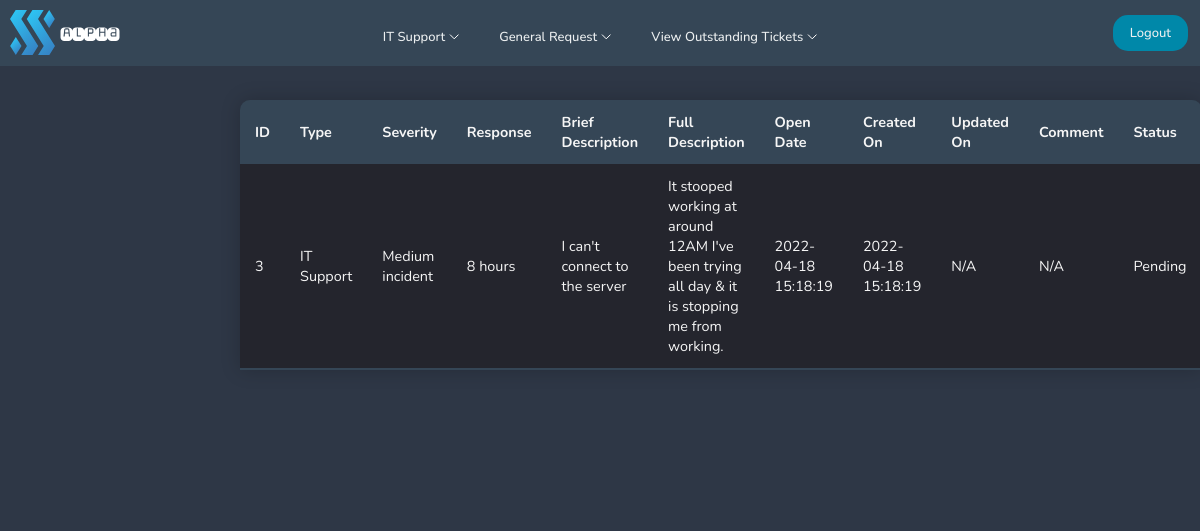
The page /pages/user-select-it-ticket.php?id=1 on the database as committed earlier.
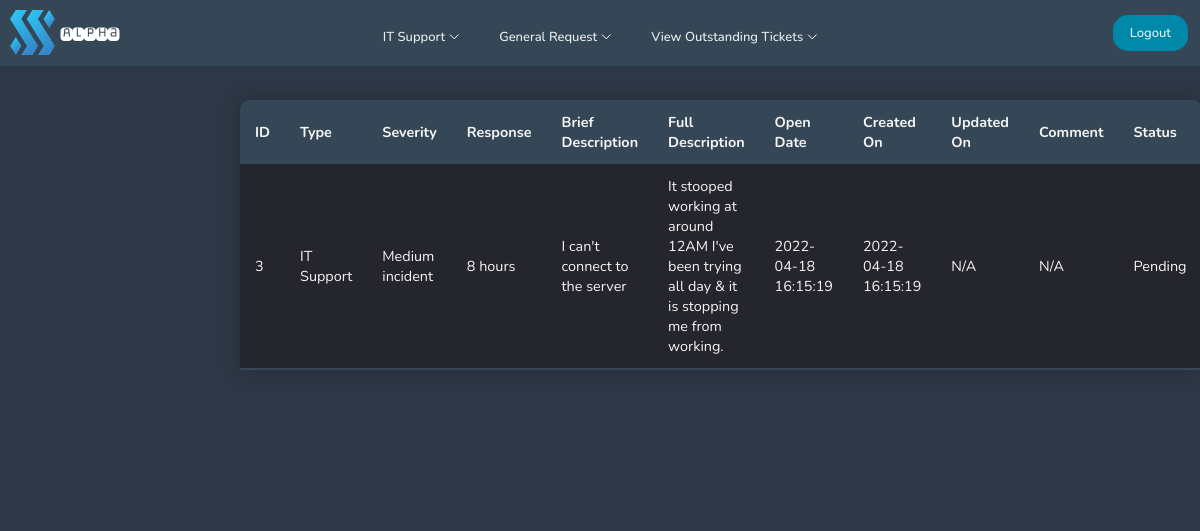
The same page on the database as committed later.
### tables this page shows
CREATE TABLE "itticket" (
	"id"	INTEGER,
	"user"	INTEGER,
	"type"	TEXT,
	"severity"	TEXT,
	"brief"	INTEGER,
	"full"	TEXT,
	"createdon"	TEXT,
	"status"	TEXT,
	"comment"	TEXT,
	"updatedon"	TEXT,
	PRIMARY KEY("id"),
	FOREIGN KEY("severity") REFERENCES "itsupportservices"("id")
);

CREATE TABLE "itsupportservices" (
	"id"	INTEGER,
	"severity"	TEXT,
	"response"	TEXT,
	"recovery"	TEXT,
	PRIMARY KEY("id")
);

### pages/user-select-it-ticket.php (the view, shortened to what this page needs)
<!DOCTYPE html>
<html lang="en">
<head>
    <?php include'../navigation/userdashnavbar.php';
    require ('../config/dbcon.php'); ?>
    <link rel="stylesheet" href="../navigation/userdashnavbar.css">
    <link rel="stylesheet" href="../css/admintickettable.css">
    <link rel="stylesheet" href="../css/user-select-button.css">
</head>
<body bgcolor="#2E3746">
    <?php
    if(isset($_GET['id'])) {
        $id = $_GET['id'];
    };
    $query = "SELECT * FROM itticket
              left join itsupportservices
              on itticket.severity = itsupportservices.id
              where itticket.id = $id";
    $statement = $conn->prepare($query);
    $statement->execute();
    $statement->setFetchMode(PDO::FETCH_OBJ);
    $result = $statement->fetchAll();
    ?>
    <table class="ticket-table">
        <thead>
        <tr>
            <th>ID</th>
            <th>Type</th>
            <th>Severity</th>
            <th>Response</th>
            <th>Brief Description</th>
            <th>Full Description</th>
            <th>Open Date</th>
            <th>Created On</th>
            <th>Updated On</th>
            <th>Comment</th>
            <th>Status</th>
        </tr>
        </thead>
        <?php foreach($result as $data) { ?>
            <tr>
                <td><?= $data->id; ?> </td>
                <td><?= $data->type; ?> </td>
                <td><?= $data->severity; ?> </td>
                <td><?= $data->response; ?> </td>
                <td><?= $data->brief; ?> </td>
                <td><?= $data->full; ?> </td>
                <td><?= $data->createdon ?> </td>
                <td><?= $data->createdon; ?> </td>
                <td><?= $data->updatedon; ?> </td>
                <td><?= $data->comment; ?> </td>
                <td><?= $data->status; ?> </td>
            </tr>
            <?php
        }
        ?>
    </table>
</body>
</html>

Rows that differ between the two databases and show on the page:
changed itticket "IT Support": createdon "2022-04-18 15:18:19" → "2022-04-18 16:15:19"
